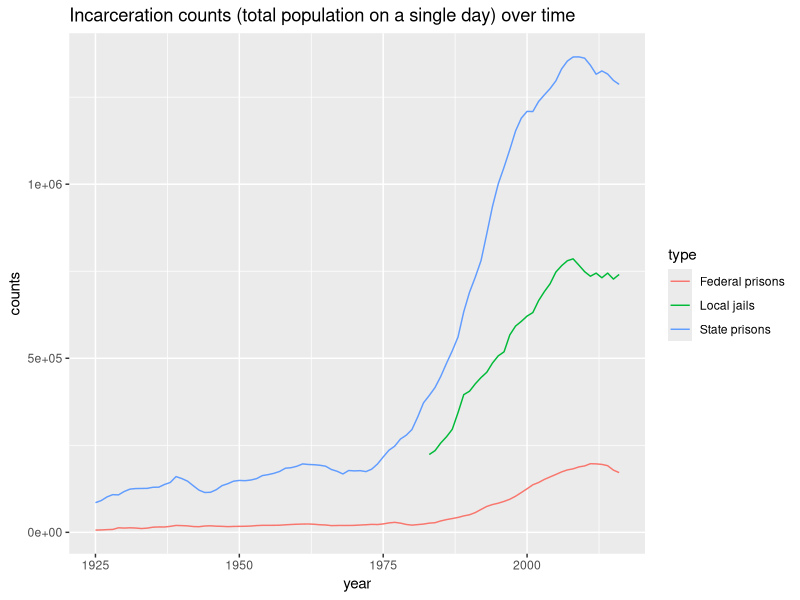
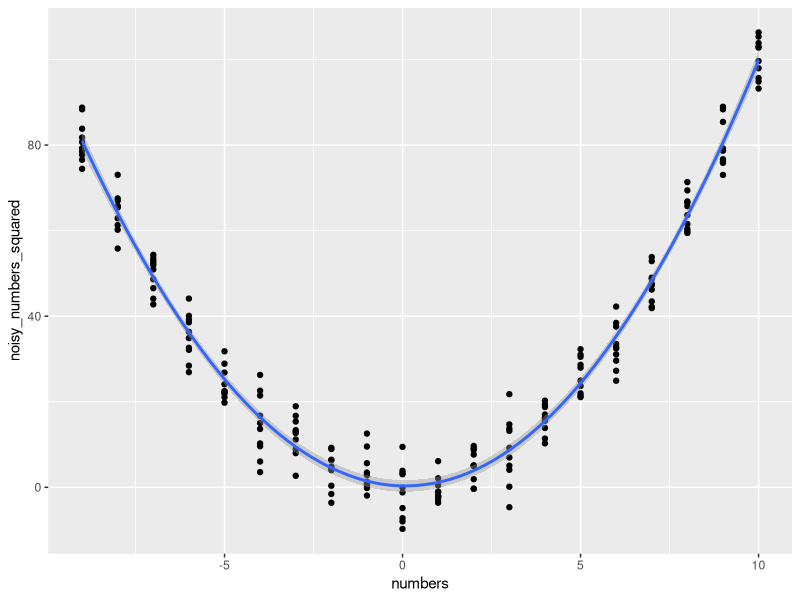

Write R code to recreate these figures, in order.
library(tidyverse)
library(readxl)
setwd('~/Documents/math-camp')
incarceration_data <- read_xlsx("incarceration_counts_and_rates_by_type_over_time.xlsx",
                                range = "A7:CO10") %>%
  rename("type" = ...1) %>%
  pivot_longer(`1925`:`2016`, names_to = "year", values_to = "counts")


# Task 2 ------------------------------------------------------------------
# clean year
incarceration_data$year <- as.numeric(incarceration_data$year)

# replicate plot 
incarceration_data %>%
  ggplot(aes(x = year, y = counts, color = type)) +
    geom_line() +
    labs(title = "Incarceration counts (total population on a single day) over time")


# Task 3 ------------------------------------------------------------------

# filter to state, calculate decade
state_data <- incarceration_data %>% 
  mutate(decade = as.numeric(paste0(substr(year,1,3),0))) %>%
  filter(type == 'State prisons') %>%
  select(type, counts, decade, year)


# Task 4 ------------------------------------------------------------------

# what decade had highest growth?
state_data %>%
  group_by(decade) %>%
  summarize(first = first(counts),
            last = last(counts),
            percentage_growth = (last(counts) - first(counts))/first(counts)*100
            ) %>%
  arrange(desc(percentage_growth))
  #1980 saw most growth, 115%


# Task 5 ------------------------------------------------------------------
# subtask 1
numbers <- rep(seq(-9,10,1),10)
mean(numbers)
  #mean is 0.5
sum(numbers)
  # sum of vector is 100

#subtask 2
toy_data <- c(1,2,3,NA,4,5)

median(toy_data, na.rm = T)

#subtask 3
toy_data[5]

# subtask 4
left <- 'Harris'
right <- 'School of Public Policy'

theWhat <- function(left, right) {
  paste(left,right)
}

theWhat(left,right)

# Task 6 ------------------------------------------------------------------
#subtask 1
numbers <- rep(seq(-9,10,1),10)

numbers_squared <- NULL

for(i in 1:length(numbers)) {
   numbers_squared[i] <- numbers[i]^2
}

# subtask 2
set.seed(303)
noisy_numbers_squared <- NULL

for(i in 1:length(numbers)) {
  noisy_numbers_squared[i] <- numbers[i]^2 + rnorm(1, sd = 5)
}

numbers_data <-tibble(numbers = numbers,
                      noisy_numbers_squared = noisy_numbers_squared)
numbers_data %>%
  ggplot(aes(x = numbers, y = noisy_numbers_squared))+
    geom_point() + 
    geom_smooth()

# subtask 3 
bossify <- function(name) {
  paste(name,'is a boss')
}

bossify('Admiral Grace Hopper')
